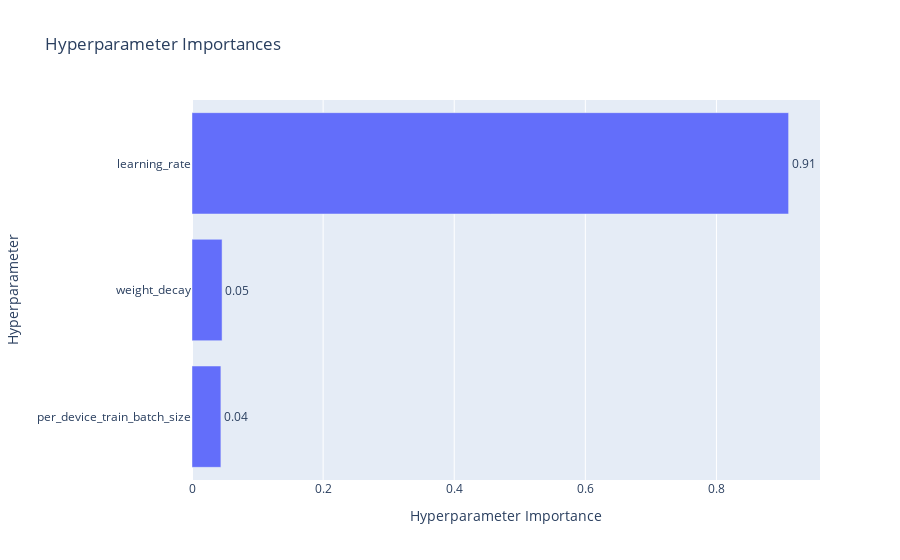

Notebook code cell kept with this figure:
### Code cell
optuna.visualization.plot_param_importances(study)

### Figure 1 — Plotly figure (JSON) as saved in the notebook; plotly's stock layout.template omitted (floating-point values rounded to 4 significant figures)
{"data": [{"cliponaxis": false, "hovertemplate": ["per_device_train_batch_size (CategoricalDistribution): 0.04406909168435037<extra></extra>", "weight_decay (CategoricalDistribution): 0.04587996115390323<extra></extra>", "learning_rate (FloatDistribution): 0.9100509471617464<extra></extra>"], "name": "Objective Value", "orientation": "h", "text": ["0.04", "0.05", "0.91"], "textposition": "outside", "type": "bar", "x": [0.04407, 0.04588, 0.9101], "y": ["per_device_train_batch_size", "weight_decay", "learning_rate"]}], "layout": {"title": {"text": "Hyperparameter Importances"}, "xaxis": {"title": {"text": "Hyperparameter Importance"}}, "yaxis": {"title": {"text": "Hyperparameter"}}}}
